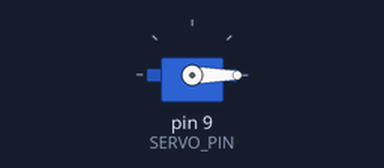
A sketch run on a simulated Arduino Uno, built with avr-gcc and run on an emulated ATmega328P. Parts: servo.

Above: at 0.05 s.
At 1.75 s:
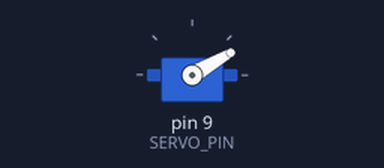
At 3.5 s:
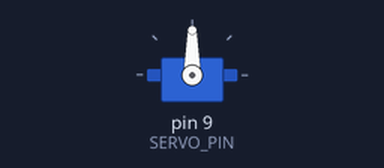
At 7.0 s:
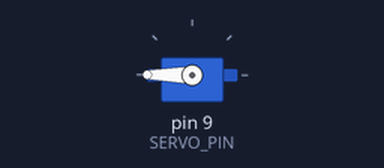
Timing chart, 0 to 9.1 s (numbered marks = the images above):
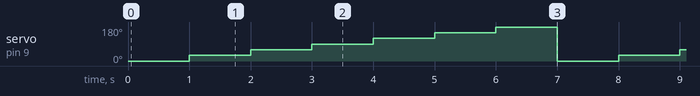

The sketch:

Servo-30degree.ino
```cpp
#include <Servo.h>

#define SERVO_PIN   9
Servo servo;
void setup()
{
  servo.attach(SERVO_PIN);
  servo.write(0);
}

void loop()
{
  for(int i=0;i<=180;i+=30)
  {
     servo.write(i);
     delay(1000);
  }
}
```

Measured:
- by itself, servo on pin 9 (SERVO_PIN): repeats every 7.0 s: 60° 1.0 s, 90° 1.0 s, 120° 1.0 s, 150° 1.0 s, 180° 1.0 s, 0° 1.0 s, 30° 1.0 s
